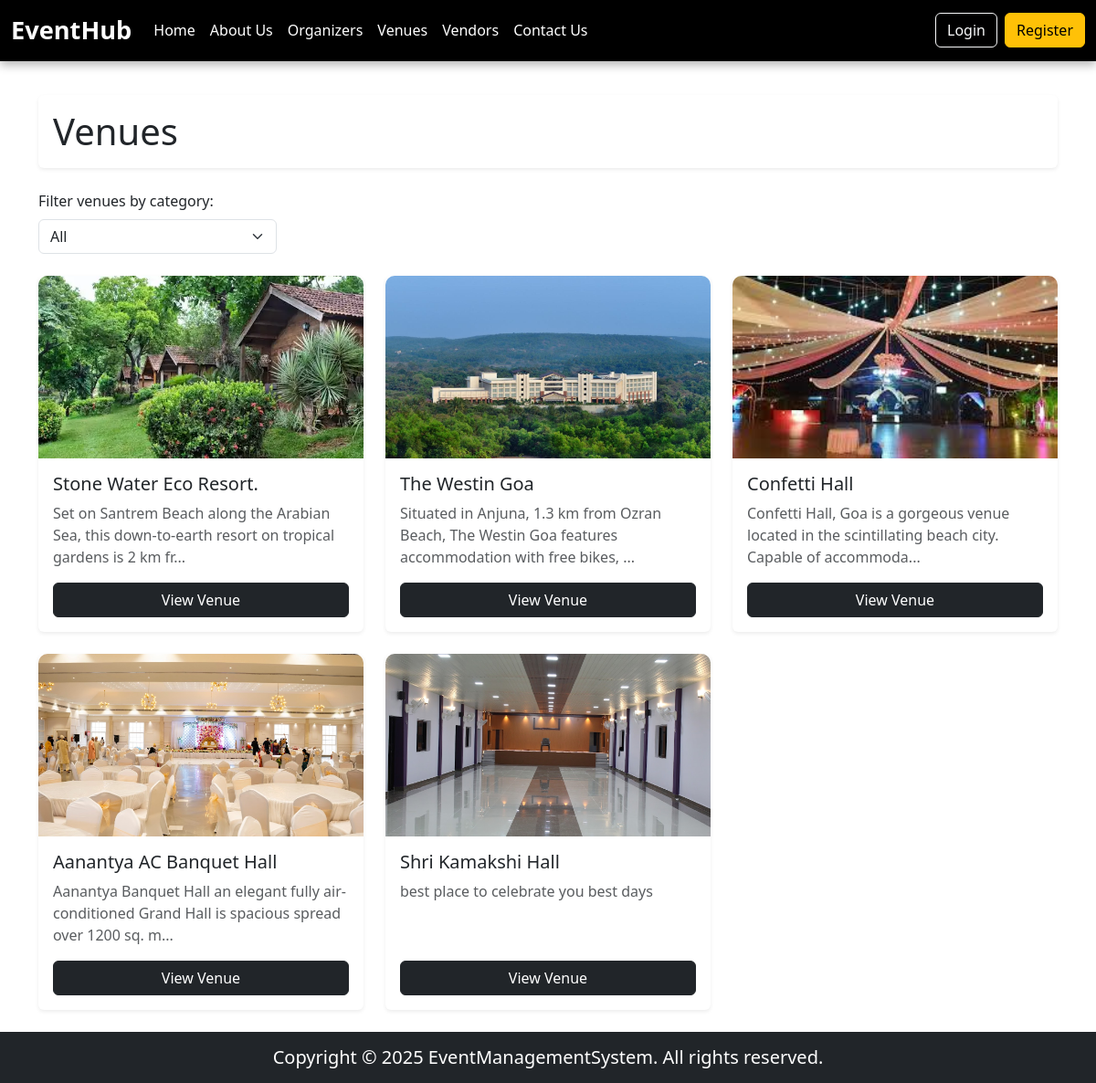
/pages/venue/venues.php, run on the app's committed database.
### tables this page shows
CREATE TABLE `venues` (
  `id` int(11) NOT NULL,
  `owner_id` int(11) NOT NULL,
  `name` varchar(255) NOT NULL,
  `location` varchar(255) NOT NULL,
  `capacity` int(11) NOT NULL,
  `price_per_day` decimal(10,2) NOT NULL,
  `description` text DEFAULT NULL,
  `thumbnail` varchar(255) DEFAULT NULL,
  `manager_name` varchar(255) DEFAULT NULL,
  `manager_email` varchar(255) DEFAULT NULL,
  `manager_phone` varchar(20) DEFAULT NULL,
  `status` enum('pending','approved','rejected') DEFAULT 'pending',
  `created_at` timestamp NOT NULL DEFAULT current_timestamp(),
  `venue_used_for` varchar(255) NOT NULL
);

### pages/venue/venues.php (the view, shortened to what this page needs)
<?php
include "../../database/databaseConnection.php";
$query = "SELECT * FROM venues WHERE status = 'approved'";
$result = $conn->query($query);
$venues = [];
if ($result) {
    while ($row = $result->fetch_assoc()) {
        $venues[] = $row;
    }
}
?>
<!DOCTYPE html>
<html lang="en">
<head>
    <link rel="stylesheet" href="https://cdn.jsdelivr.net/npm/bootstrap@5.3.0/dist/css/bootstrap.min.css">
    <link rel="stylesheet" href="../../public/styles/style.css">
</head>
<body class="d-flex flex-column min-vh-100">
    <?php include("../../components/header.php") ?>
    <main class="container my-4 flex-grow-1">
        <div class="d-flex justify-content-between align-items-center bg-white p-3 rounded shadow-sm mb-4">
            <h1 class="m-0">Venues</h1>
        </div>
        <form class="mb-4">
            <div class="row">
                <div class="col-md-3">
                    <label for="best_for_filter" class="form-label">Filter venues by category:</label>
                    <select id="best_for_filter" class="form-select" onchange="filterVenues()">
                        <option value="all">All</option>
                    </select>
                </div>
            </div>
        </form>
        <div class="row g-4">
            <?php foreach ($venues as $venue) : ?>
                <div class="col-lg-4 col-md-6 venue-card" data-best-for="<?= strtolower($venue['venue_used_for']) ?>">
                    <div class="card shadow-sm border-0 h-100">
                        <img src="<?= $venue['thumbnail'] ?>" class="card-img-top" alt="Venue Thumbnail">
                        <div class="card-body d-flex flex-column">
                            <h5 class="card-title"> <?= htmlspecialchars($venue["name"]) ?> </h5>
                            <p class="card-text text-muted">
                                <?= strlen($venue["description"]) > 100 ? substr($venue["description"], 0, 100) . "..." : htmlspecialchars($venue["description"]) ?>
                            </p>
                            <a href="venueDetails.php?venueId=<?= $venue['id'] ?>" class="btn btn-dark mt-auto">View Venue</a>
                        </div>
                    </div>
                </div>
            <?php endforeach; ?>
        </div>
    </main>
    <?php include("../../components/footer.php") ?>
</body>
</html>

### public/styles/style.css (style rules this page uses)
html, body { height: 100%; display: flex; flex-direction: column; }
.card img { height: 200px; object-fit: cover; border-top-left-radius: 10px; border-top-right-radius: 10px; }

### data on the page
venues: thumbnail (picture), name "Stone Water Eco Resort.", description "Set on Santrem Beach along the Arabian Sea, this down-to-earth resort on tropical gardens is 2 km fr"
venues: thumbnail (picture), name "The Westin Goa", description "Situated in Anjuna, 1.3 km from Ozran Beach, The Westin Goa features accommodation with free bikes,"
venues: thumbnail (picture), name "Confetti Hall", description "Confetti Hall, Goa is a gorgeous venue located in the scintillating beach city. Capable of accommoda"
venues: thumbnail (picture), name "Aanantya AC Banquet Hall", description "Aanantya Banquet Hall an elegant fully air-conditioned Grand Hall is spacious spread over 1200 sq. m"
venues: thumbnail (picture), name "Shri Kamakshi Hall", description "best place to celebrate you best days"
